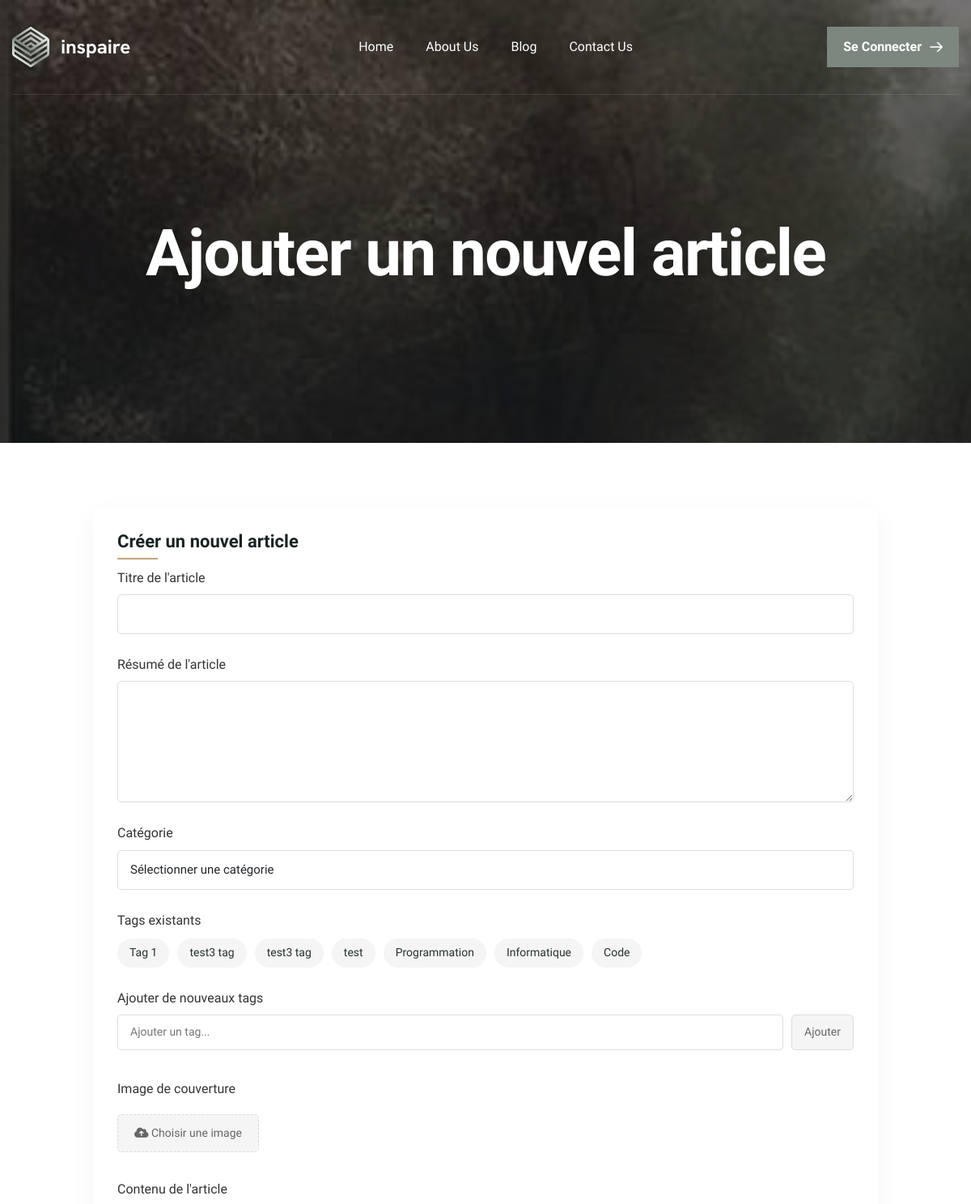
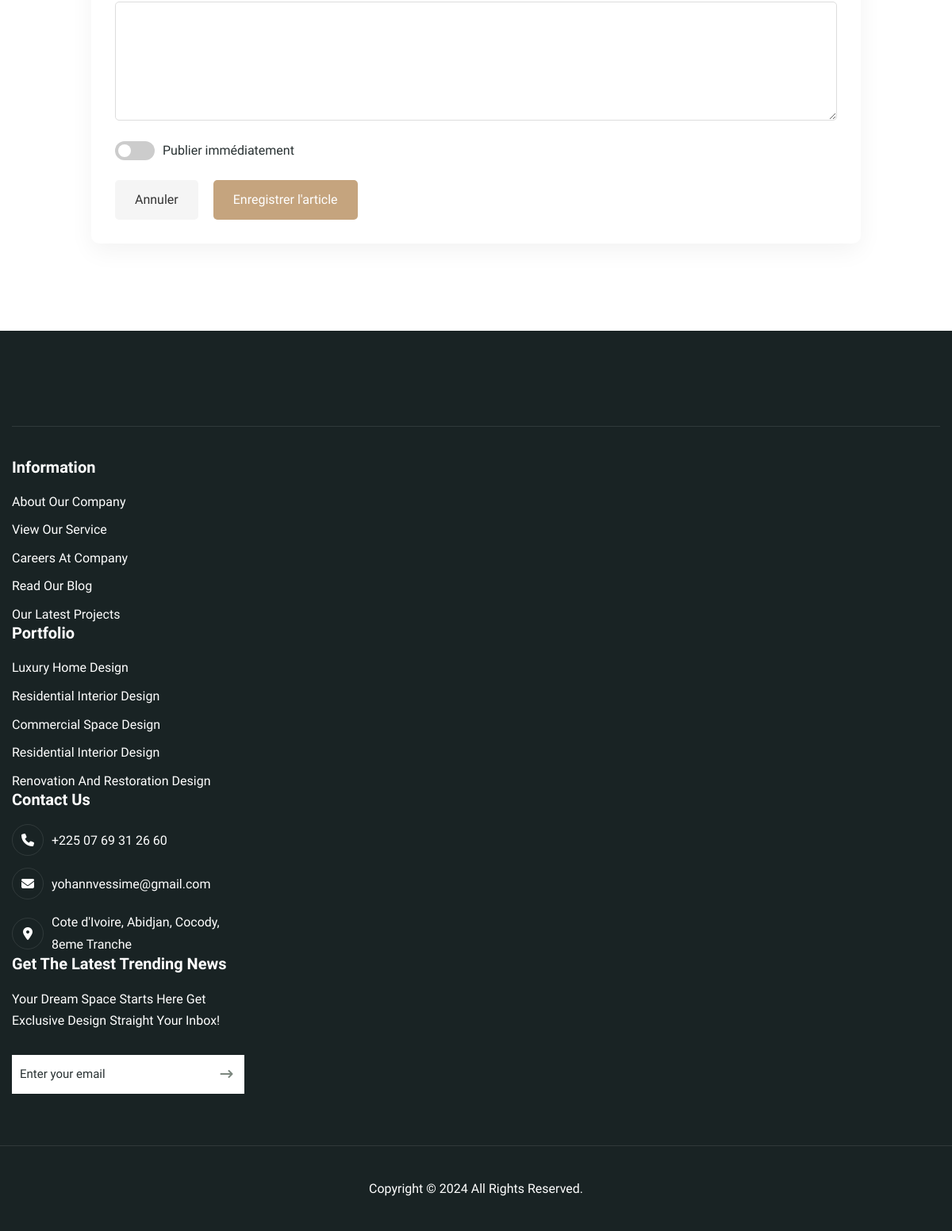
The page /add-article/ on the database its author committed (2 pictures, top to bottom).
### blog/models.py (models this page shows, shortened)
class Tag(models.Model):
    class Meta:
        verbose_name = "Tag"
        verbose_name_plural = "Tags"
    nom = models.CharField(verbose_name="Nom", max_length=255)
    statut = models.BooleanField(default=True)
    created_at = models.DateTimeField(auto_now_add=True)
    last_updated_at = models.DateTimeField(auto_now=True)

### blog/views.py (the view, shortened to what this page needs)
# urls.py: path("add-article/", views.add_article, name="add-article"),
def add_article(request):
    categories = Categorie.objects.filter(statut=True)
    tags = Tag.objects.filter(statut=True)
    datas = {
        'categories': categories,
        'tags': tags,
    }
    return render(request, 'add-article.html', datas)

### blog/templates/add-article.html (shortened to what this page needs)
{% extends 'base/base.html' %}
{% load static %}
{% block content %}
    <div class="page-header parallaxie">
        <div class="container">
            <div class="row">
                <div class="col-lg-12">
                    <div class="page-header-box">
                        <h1 class="text-anime-style-2" data-cursor="-opaque">Ajouter un nouvel article</h1>
                    </div>
                </div>
            </div>
        </div>
    </div>
    <div class="article-form-container">
        <div class="container">
            <div class="row justify-content-center">
                <div class="col-lg-10">
                    <div class="article-form-card">
                        <h3>Créer un nouvel article</h3>
                        <form method="post" enctype="multipart/form-data" action="">
                            <div class="form-group">
                                <label for="titre">Titre de l'article</label>
                                <input type="text" id="titre" name="titre" class="form-control" required>
                            </div>
                            <div class="form-group">
                                <label for="resume">Résumé de l'article</label>
                                <textarea id="resume" name="resume" class="form-control" required></textarea>
                            </div>
                            <div class="form-group">
                                <label for="categorie">Catégorie</label>
                                <select id="categorie" name="categorie_id" class="form-control" required>
                                    <option value="">Sélectionner une catégorie</option>
                                </select>
                            </div>
                            <div class="form-group">
                                <label for="tags">Tags existants</label>
                                <div class="tags-container">
                                    {% for tag in tags %}
                                        <div class="tag-item" data-id="{{ tag.id }}">
                                            {{ tag.nom }}
                                        </div>
                                    {% endfor %}
                                </div>
                            </div>
                            <div class="form-group">
                                <label for="new-tags">Ajouter de nouveaux tags</label>
                                <div class="d-flex">
                                    <input type="text" id="new-tag-input" placeholder="Ajouter un tag...">
                                    <button type="button" class="add-tag-btn" id="add-tag-btn">Ajouter</button>
                                </div>
                            </div>
                            <div class="form-group">
                                <label for="couverture">Image de couverture</label>
                                <div class="file-upload">
                                    <div class="upload-btn">
                                        <i class="fas fa-cloud-upload-alt"></i> Choisir une image
                                    </div>
                                </div>
                            </div>
                            <div class="form-group">
                                <label for="contenu">Contenu de l'article</label>
                                <textarea id="contenu" name="contenu" class="form-control" required></textarea>
                            </div>
                            <div class="publish-toggle">
                                <label class="toggle-switch">
                                    <span class="toggle-slider"></span>
                                </label>
                                <span>Publier immédiatement</span>
                            </div>
                            <div class="form-actions mt-4">
                                <a href="{% url 'dashboard' %}" class="cancel-btn">Annuler</a>
                                <button type="submit" class="submit-btn">Enregistrer l'article</button>
                            </div>
                        </form>
                    </div>
                </div>
            </div>
        </div>
    </div>
{% endblock content %}

### static/css/custom.css (style rules this page uses)
:root { --primary-color : #192324; --secondery-color : #F8F8F8; --text-color : #283132; --accent-color : #7C877F; --white-color : #FFFFFF; --divider-color : #EAF0EC; --dark-divider-color : #FFFFFF1A; --error-color : rgb(230, 87, 87); --default-font : "Hanken Grotesk", sans-serif; }
body { font-family: var(--default-font); font-size: 16px; font-weight: 400; line-height: 1.6em; background-color: var(--white-color); color: var(--text-color); }
h1, h2, h3, h4, h5, h6 { margin :0; font-weight: 700; line-height: 1.1em; color: var(--primary-color); }
a { text-decoration: none; }
html, body { width: 100%; overflow-x: clip; }
.container { max-width: 1300px; }
.container, .container-fluid, .container-lg, .container-md, .container-sm, .container-xl, .container-xxl { padding-right: 15px; padding-left: 15px; }
.row { margin-right: -15px; margin-left: -15px; }
.row > * { padding-right: 15px; padding-left: 15px; }
.page-header { position: relative; background: url('../images/page-header-bg.jpg'); background-repeat: no-repeat; background-position: center center; background-size: cover; padding: 270px 0 180px; margin-top: -118px; }
.page-header::before { content: ''; position: absolute; top: 0; bottom: 0; left: 0; right: 0; background: linear-gradient(180deg, rgba(25, 35, 36, 0) 0%, rgba(25, 35, 36, 0.4) 80.94%); width: 100%; height: 100%; z-index: 0; }
.page-header-box { position: relative; text-align: center; z-index: 1; }
.page-header-box h1 { display: inline-block; font-size: 80px; font-weight: 700; color: var(--white-color); letter-spacing: -0.02em; margin-bottom: 10px; cursor: none; }

### blog/templates/add-article.html (style rules this page uses)
.article-form-container { padding: 80px 0; }
.article-form-card { background-color: #fff; border-radius: 10px; box-shadow: 0 10px 30px rgba(0,0,0,0.05); padding: 30px; margin-bottom: 30px; transition: all 0.3s ease; }
.article-form-card h3 { font-size: 22px; font-weight: 600; margin-bottom: 20px; position: relative; }
.article-form-card h3:after { content: ''; position: absolute; width: 50px; height: 2px; background-color: #c5a47e; bottom: -10px; left: 0; }
.form-group { margin-bottom: 25px; }
.form-group label { display: block; margin-bottom: 8px; font-weight: 500; color: #333; }
.form-control { width: 100%; padding: 12px 15px; border: 1px solid #ddd; border-radius: 5px; font-size: 15px; transition: all 0.3s ease; }
textarea.form-control { min-height: 150px; resize: vertical; }
.tags-container { display: flex; flex-wrap: wrap; gap: 10px; margin-top: 10px; }
.tag-item { background-color: #f5f5f5; border-radius: 20px; padding: 5px 15px; font-size: 14px; cursor: pointer; transition: all 0.3s ease; }
.file-upload { position: relative; overflow: hidden; margin-top: 10px; display: inline-block; }
.upload-btn { display: inline-block; padding: 10px 20px; background-color: #f5f5f5; border: 1px dashed #ddd; color: #666; border-radius: 5px; font-size: 14px; transition: all 0.3s ease; }
.submit-btn { display: inline-block; padding: 12px 25px; background-color: #c5a47e; color: #fff; border-radius: 5px; text-decoration: none; transition: all 0.3s ease; border: none; cursor: pointer; font-size: 16px; font-weight: 500; }
.cancel-btn { display: inline-block; padding: 12px 25px; background-color: #f5f5f5; color: #333; border-radius: 5px; text-decoration: none; transition: all 0.3s ease; border: none; cursor: pointer; font-size: 16px; font-weight: 500; margin-right: 15px; }
.publish-toggle { margin-top: 15px; display: flex; align-items: center; }
.toggle-switch { position: relative; display: inline-block; width: 50px; height: 24px; margin-right: 10px; }
.toggle-slider { position: absolute; cursor: pointer; top: 0; left: 0; right: 0; bottom: 0; background-color: #ccc; transition: .4s; border-radius: 24px; }
.toggle-slider:before { position: absolute; content: ""; height: 16px; width: 16px; left: 4px; bottom: 4px; background-color: white; transition: .4s; border-radius: 50%; }
#new-tag-input { flex: 1; min-width: 120px; padding: 8px 15px; border: 1px solid #ddd; border-radius: 5px; font-size: 14px; }
.add-tag-btn { display: inline-block; margin-left: 10px; padding: 8px 15px; background-color: #f5f5f5; border: 1px solid #ddd; color: #666; border-radius: 5px; font-size: 14px; transition: all 0.3s ease; cursor: pointer; }

### rows shown on the page
Tag: nom "Tag 1"
Tag: nom "test3 tag"
Tag: nom "test3 tag"
Tag: nom "test"
Tag: nom "Programmation"
Tag: nom "Informatique"
Tag: nom "Code"
